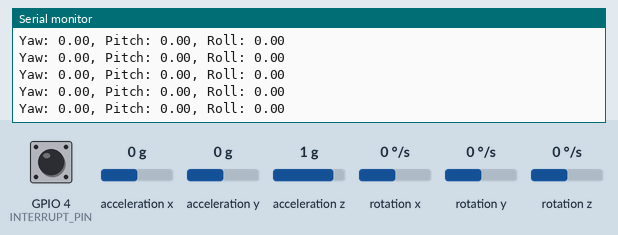
The sketch below on a simulated ESP32. Parts: the last lines printed to the serial monitor. The test bench sets the inputs (shaded band); at power-on: acceleration x 0 g, acceleration y 0 g, acceleration z 1 g, rotation z 0 °/s, GPIO 4 (INTERRUPT_PIN) HIGH, rotation x 0 °/s, rotation y 0 °/s. The sensor or clock chip raises its interrupt line as the real part does.

Above: at 1.7 s.
1.8 s: acceleration x set to -1.4 g
At 2.7 s:
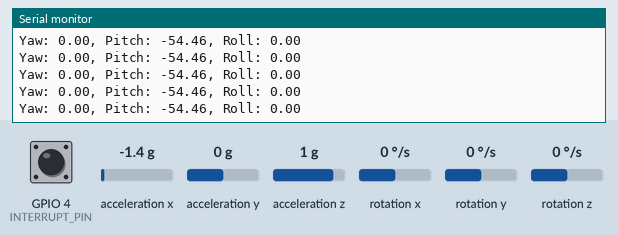
3.3 s: acceleration y set to -1.4 g
At 4.2 s:
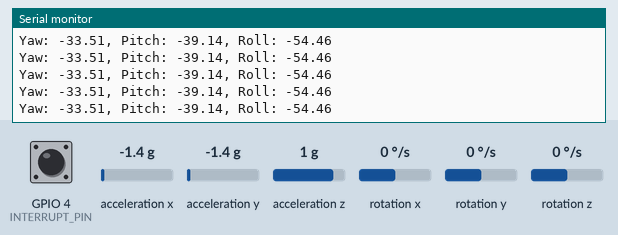
4.8 s: acceleration z set to -1.4 g
At 5.8 s:
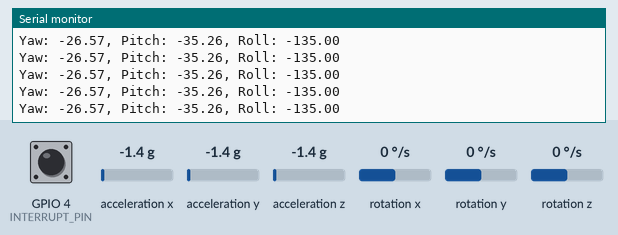
6.3 s: rotation z set to -192 °/s
At 7.3 s:
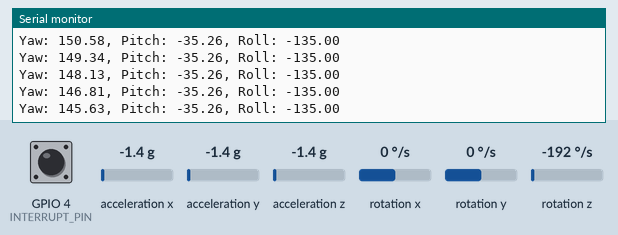
7.8 s: GPIO 4 (INTERRUPT_PIN) pulled LOW for 0.15 s
9.4 s: GPIO 4 (INTERRUPT_PIN) pulled LOW for 1 s
Timing chart, 0 to 12.4 s (numbered marks = the images above; inputs shaded):
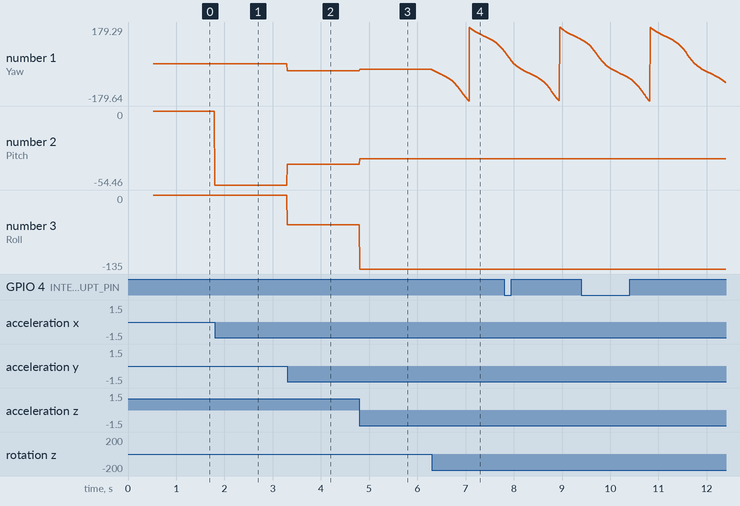

The sketch:

CodigoMPUDMP.ino
```cpp
#include "I2Cdev.h"
#include "MPU6050_6Axis_MotionApps20.h"

// Definição do MPU6050 no endereço padrão
MPU6050 mpu;

// Definição de pinos no ESP32
#define SDA_PIN 21 // SDA conectado ao pino D21
#define SCL_PIN 22 // SCL conectado ao pino D22
#define INTERRUPT_PIN 4 // Pino de interrupção configurado como D4

/* Variáveis de controle */
volatile bool MPUInterrupt = false;  // Indica se ocorreu interrupção
bool DMPReady = false;               // Indica se o DMP está pronto
uint8_t devStatus;                   // Status da inicialização do DMP
uint16_t packetSize;                 // Tamanho do pacote esperado no FIFO
uint8_t FIFOBuffer[64];              // Buffer do FIFO do MPU6050
unsigned long lastHitTime = 0; // Armazena o tempo da última batida
const unsigned long hitDelay = 250; // Tempo mínimo entre as batidas (em ms)
bool tocou=false;

/* Variáveis de orientação */
Quaternion q;        // Quaternion [w, x, y, z]
VectorFloat gravity; // Vetor de gravidade [x, y, z]
float ypr[3];        // Yaw, Pitch, Roll em radianos

/* Rotina de interrupção */
void IRAM_ATTR DMPDataReady() {
  MPUInterrupt = true;
}

void setup() {
  // Inicialização da comunicação serial
  Serial.begin(115200);
  while (!Serial); // Aguarda conexão serial

  // Inicialização do I2C no ESP32
  Wire.begin(SDA_PIN, SCL_PIN);
  Wire.setClock(400000); // Velocidade do barramento I2C

  // Inicialização do MPU6050
  Serial.println("Inicializando MPU6050...");
  mpu.initialize();
  pinMode(INTERRUPT_PIN, INPUT_PULLUP); // Configuração do pino de interrupção

  // Verificar conexão com o MPU6050
  if (!mpu.testConnection()) {
    Serial.println("Erro: Conexão com o MPU6050 falhou!");
    while (1);
  }
  Serial.println("Conexão com MPU6050 bem-sucedida.");

  // Inicialização do DMP
  Serial.println("Inicializando DMP...");
  devStatus = mpu.dmpInitialize();

  // Configurar offsets (ajustar conforme necessário para sua unidade)
  mpu.setXAccelOffset(-1886);
  mpu.setYAccelOffset(-1146);
  mpu.setZAccelOffset(520);
  mpu.setXGyroOffset(82);
  mpu.setYGyroOffset(-1);
  mpu.setZGyroOffset(0);

  // Verificar se a inicialização do DMP foi bem-sucedida
  if (devStatus == 0) {
    Serial.println("DMP inicializado com sucesso. Calibrando...");

    // Calibrar acelerômetro e giroscópio
    mpu.CalibrateAccel(10);
    mpu.CalibrateGyro(10);
    Serial.println("Calibração concluída. Ativando DMP...");

    // Ativar o DMP
    mpu.setDMPEnabled(true);

    // Habilitar a detecção de interrupções
    attachInterrupt(digitalPinToInterrupt(INTERRUPT_PIN), DMPDataReady, RISING);
    DMPReady = true;

    // Obter o tamanho esperado do pacote do DMP
    packetSize = mpu.dmpGetFIFOPacketSize();
    Serial.println("DMP pronto. Aguardando dados...");
  } else {
    // Caso de falha na inicialização do DMP
    Serial.print("Erro: Falha ao inicializar DMP (código ");
    Serial.print(devStatus);
    Serial.println(")");
    while (1);
  }

  Serial2.begin(115200, SERIAL_8N1, -1, 17);
}

void loop() {
  if (!DMPReady) return;

  if (MPUInterrupt) {
    MPUInterrupt = false;
    //Serial2.print("Comunicando com 1");
    float yaw, pitch, roll;
    getYawPitchRoll(yaw, pitch, roll);

    //Serial.print("DIR:");
    //Serial.print(yaw);
    //Serial.print(",");
    //Serial.print(pitch);
    //Serial.print(",");
    //Serial.println(roll);

    printYawPitchRoll(yaw, pitch, roll);
    if(tocou==false){
      tocou=tocar(yaw,pitch,roll);
      /*Serial.print("Tocou eh ");
      Serial.println(tocou);*/
    }
    else{
      //Serial.println("Tocou eh verdadeiro");
    }
    if(foraAreaBatida(roll)){
      tocou=false;
      //Serial.println("Tocou eh false, ForaAreaBatida eh true");
    }

  }
  //delay(500);
}

void getYawPitchRoll(float &yaw, float &pitch, float &roll) {
  // Lê os valores de yaw, pitch e roll
  if (mpu.dmpGetCurrentFIFOPacket(FIFOBuffer)) {
    mpu.dmpGetQuaternion(&q, FIFOBuffer);
    mpu.dmpGetGravity(&gravity, &q);
    mpu.dmpGetYawPitchRoll(ypr, &q, &gravity);

    // Converter para graus
    yaw = ypr[0] * 180 / M_PI;
    pitch = ypr[1] * 180 / M_PI;
    roll = ypr[2] * 180 / M_PI;
  }
}

bool tocar(float yaw, float pitch, float roll) {
  unsigned long currentTime = millis(); // Tempo atual

  // Verifica o "Tom direito"
  if (yaw > 15 && yaw < 45 && roll < -10 && (currentTime - lastHitTime > hitDelay)) {// antes a condição do roll era -40 e o yaw era 20 e 45
    Serial.println("Batida detectada");
    Serial2.print("Tom direito");
    printYawPitchRoll(yaw, pitch, roll);
    lastHitTime = currentTime; // Atualiza o tempo da última batida
    return true;
  }

  // Verifica o "Prato direito"
  else if (yaw > 60 && roll < -10 && (currentTime - lastHitTime > hitDelay)) {//antes a condição do roll era -40 e yaw era 70
    Serial.println("Batida detectada");
    Serial2.print("Prato direito");
    printYawPitchRoll(yaw, pitch, roll);
    lastHitTime = currentTime;
    return true;
  }

  // Verifica o "Tom esquerdo"
  else if (yaw > -45 && yaw < -15 && roll < -10 && (currentTime - lastHitTime > hitDelay)) {//antes a condição do roll era -40 e yaw era -50 e -20
    Serial.println("Batida detectada");
    Serial2.print("Tom esquerdo");
    printYawPitchRoll(yaw, pitch, roll);
    lastHitTime = currentTime;
    return true;
  }

  // Verifica o "Prato esquerdo"
  else if (yaw < -60 && roll < -10 && (currentTime - lastHitTime > hitDelay)) {//antes a condição do roll era -40 e yaw era -70
    Serial.println("Batida detectada");
    Serial2.print("Prato esquerdo");
    printYawPitchRoll(yaw, pitch, roll);
    lastHitTime = currentTime;
    return true;
  }
  else{
    return false;
    Serial.println("Tocou esta retornando falso");
  }
  // Exemplo: Adicione mais condições se necessário
}

void printYawPitchRoll(float yaw, float pitch, float roll) {
  Serial.print("Yaw: ");
  Serial.print(yaw);
  Serial.print(", Pitch: ");
  Serial.print(pitch);
  Serial.print(", Roll: ");
  Serial.println(roll);
}

bool foraAreaBatida(float roll) {
  if (roll >5) {
    //Serial.println("Fora da area de batida!");
    return true; // Retorna verdadeiro se uma batida for detectada
  }
  return false; // Retorna falso caso contrário
}
```

Measured:
- after the input at 1.8 s, the serial monitor: prints a new line at once (image 1)
- after the input at 3.3 s, the serial monitor: prints a new line at once (image 2)
- after the input at 4.8 s, the serial monitor: prints a new line at once (image 3)
- after the input at 6.3 s, the serial monitor: prints a new line at once (image 4)
- plotted number 1: 0 → -33.51 after the input at 3.3 s, -33.51 → -26.57 after the input at 4.8 s, -26.57 → 65.28 after the input at 6.3 s
- plotted number 2: 0 → -54.46 after the input at 1.8 s, -54.46 → -39.14 after the input at 3.3 s, -39.14 → -35.26 after the input at 4.8 s
- plotted number 3: -54.46 → -135 after the input at 4.8 s
